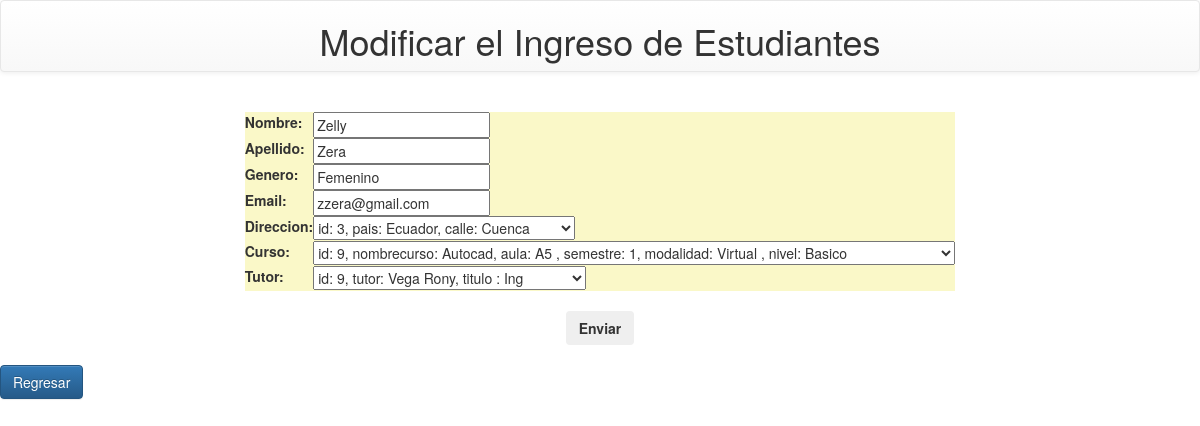
Screenshot of /modificar_estudiante/9 with the database file from the repository.
### estudiante/models.py (models this page shows, shortened)
class Estudiante(models.Model):
    nombre = models.CharField(max_length=255)
    apellido = models.CharField(max_length=255)
    genero = models.CharField(max_length=100)
    telefono = models.CharField(max_length=10)
    email = models.CharField(max_length=255)
    direccion = models.ForeignKey(Direccion, on_delete=models.SET_NULL, null=True)
    curso = models.ForeignKey(Curso, on_delete=models.SET_NULL, null=True)
    tutor = models.ForeignKey(Tutor, on_delete=models.SET_NULL, null=True)

### estudiante/views.py (the view)
# urls.py: path('modificar_estudiante/<int:id>', modificar_estudiante, name= 'modificar_estudiante'),
def modificar_estudiante(request, id):
    estudiante = get_object_or_404(Estudiante, pk=id)
    if request.method == 'POST':
        formEstudiante = PersonaFormulario(request.POST, instance= estudiante)
        if formEstudiante.is_valid():
            formEstudiante.save()
            return redirect('inicio')
    else:
        formEstudiante = PersonaFormulario(instance=estudiante)
    mensaje = {'formEstudiante': formEstudiante}
    return render(request, 'modificar.html', context = mensaje)

### estudiante/form.py
class PersonaFormulario(ModelForm):
    class Meta:
        model = Estudiante
        fields = ('nombre', 'apellido', 'genero', 'email','direccion','curso','tutor')
        widgets = {
            'email': EmailInput(attrs={'type': 'email'})
        }

### estudiante/models.py (called while the page is built)
    def __str__(self):
        return f'id: {self.id}, pais: {self.pais}, calle: {self.calle}'

    def __str__(self):
        return f'id: {self.id}, nombrecurso: {self.nombrecurso}, aula: {self.aula} , semestre: {self.semestre}, modalidad: {self.modalidad} , nivel: {self.nivel}'

    def __str__(self):
        return f'id: {self.id}, tutor: {self.apellidotutor} {self.nombretutor}, titulo : {self.titulo }'

### estudiante/templates/modificar.html (shortened to what this page needs)
<!DOCTYPE html>
<html lang="en">
<head>
    <link rel="stylesheet" href="https://cdn.jsdelivr.net/npm/bootstrap@3.4.1/dist/css/bootstrap.min.css">
    <link rel="stylesheet" href="https://cdn.jsdelivr.net/npm/bootstrap@3.4.1/dist/css/bootstrap-theme.min.css">
</head>
</head>
<body>
         <div class="navbar navbar-default" align="center">
             <div clas ="panel-heading">
                 <h1 class = "panel-tittle">Modificar el Ingreso de Estudiantes</h1>
             </div>
         </div>
    <form method="POST"><br>
        <table style="background-color: #faf8c8;" align="center">
            {{formEstudiante}}
        </table>
        <br>
        <div align="center"><button  type="submit" class="btn btn-secondary"><strong>Enviar</strong></button></div>
    </form>
    <br>
    <div><a href="{% url 'inicio' %}" class="btn btn-primary" type="button" >Regresar</a></div>
</body>
</html>

### rows the page displays
Estudiante: nombre "Zelly", apellido "Zera", genero "Femenino", email "zzera@gmail.com", direccion "id: 3, pais: Ecuador, calle: Cuenca", curso "id: 9, nombrecurso: Autocad, aula: A5 , semestre: 1, modalidad: Virtual , nivel: Basico", tutor "id: 9, tutor: Vega Rony, titulo : Ing"
